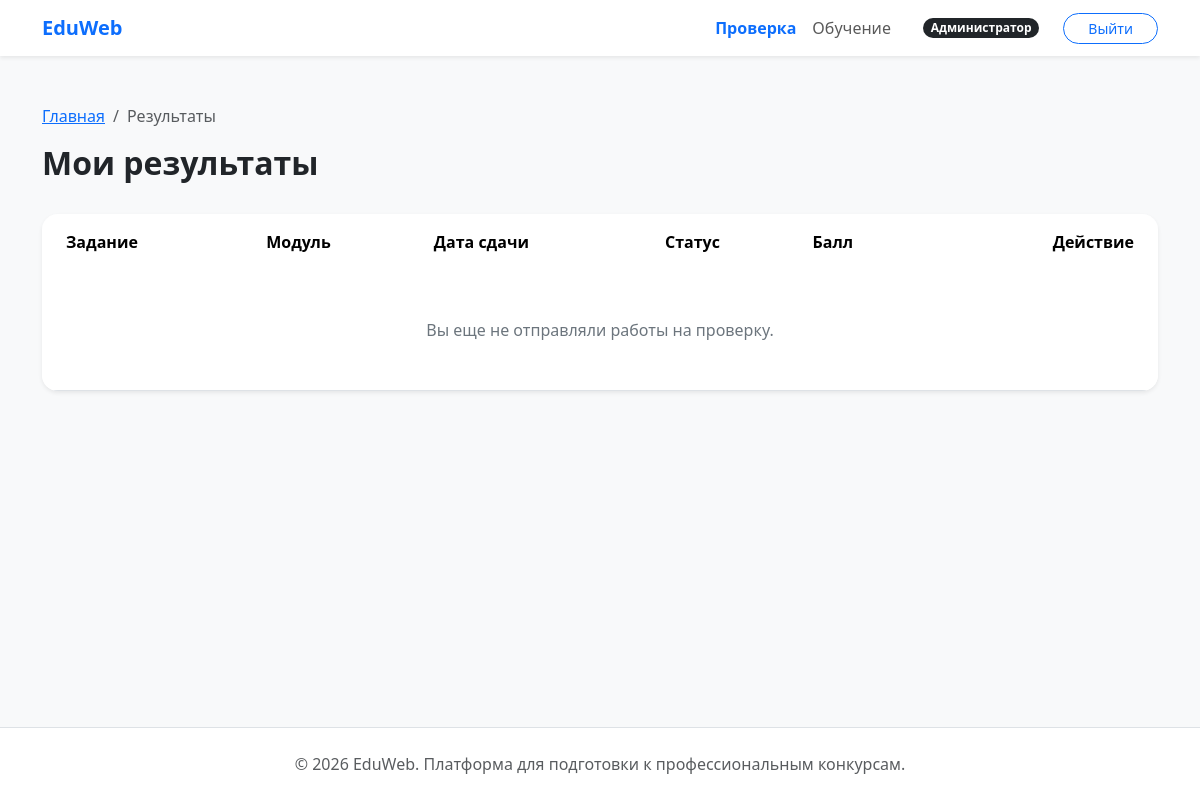
Before: /solutions/results/ (signed in) with the older database file.
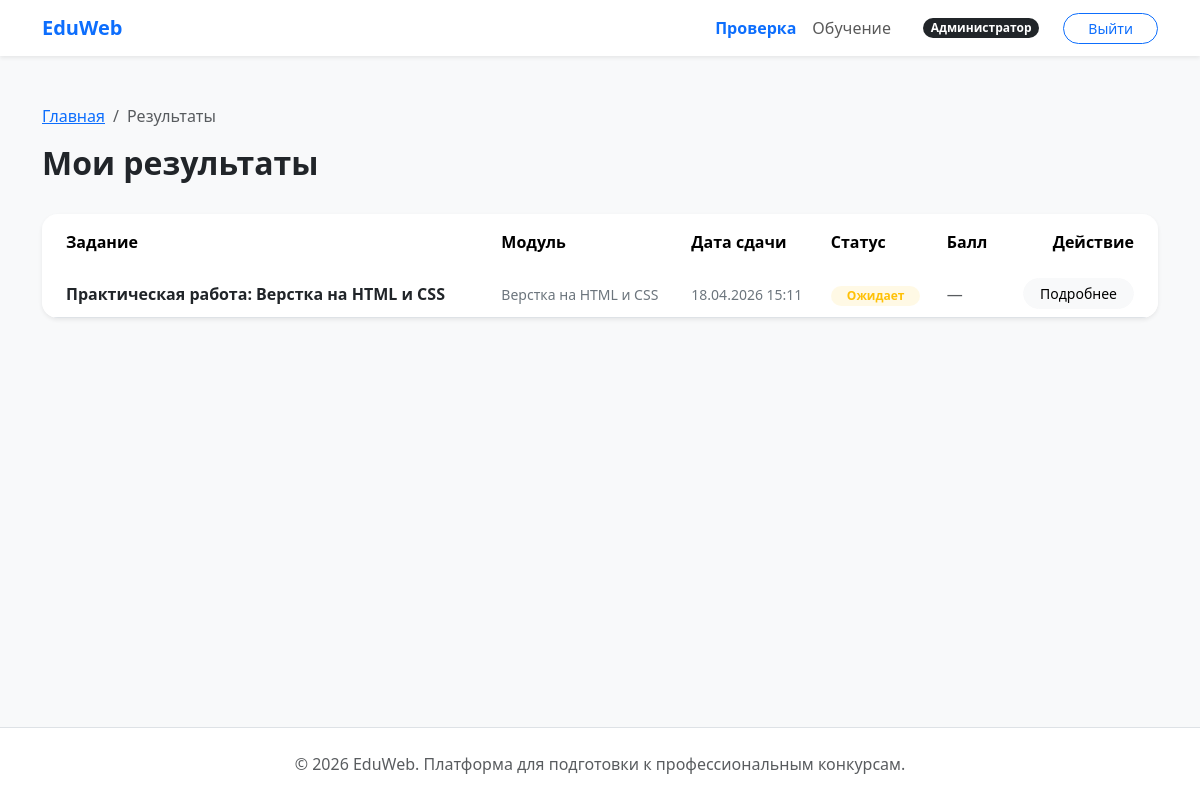
After: the same page with the newer database file.
### solutions/models.py (models this page shows, shortened)
class Submission(BaseModel):
    class Status(models.TextChoices):
        PENDING = "pending", "Ожидает проверки"
        REVIEWING = "reviewing", "На проверке"
        COMPLETED = "completed", "Проверено"
        REVISION = "revision", "Нужна доработка"
    task = models.ForeignKey(
        Task,
        on_delete=models.CASCADE,
        related_name="submissions",
        verbose_name="Задание",
    )
    student = models.ForeignKey(
        settings.AUTH_USER_MODEL,
        on_delete=models.CASCADE,
        related_name="submissions",
        verbose_name="Студент",
    )
    file = models.FileField(
        upload_to="submissions/%Y/%m/", verbose_name="Файл с решением"
    )
    status = models.CharField(
        max_length=20,
        choices=Status.choices,
        default=Status.PENDING,
        verbose_name="Статус проверки",
    )
    class Meta:
        verbose_name = "Отправленная работа"
        verbose_name_plural = "Отправленные работы"
        ordering = ["-created_at"]

### curriculum/models.py (models this page shows, shortened)
class Task(BaseModel):
    module = models.ForeignKey(
        Module, on_delete=models.CASCADE, related_name="tasks", verbose_name="Модуль"
    )
    title = models.CharField(max_length=255, verbose_name="Название задания")
    description = models.TextField(verbose_name="Техническое задание")
    deadline = models.DateField(verbose_name="Крайний срок сдачи")
    max_score = models.PositiveIntegerField(
        default=100, verbose_name="Максимальный балл"
    )
    class Meta:
        verbose_name = "Задание"
        verbose_name_plural = "Задания"
        ordering = ["deadline"]

class Module(BaseModel):
    title = models.CharField(max_length=255, verbose_name="Название модуля")
    description = models.TextField(verbose_name="Описание модуля")
    order = models.PositiveIntegerField(default=0, verbose_name="Порядок отображения")
    class Meta:
        verbose_name = "Учебный модуль"
        verbose_name_plural = "Учебные модули"
        ordering = ["order"]

### solutions/views.py (the view)
# urls.py: path("results/", StudentResultsListView.as_view(), name="student_results"),
class StudentResultsListView(LoginRequiredMixin, ListView):
    template_name = "solutions/student_results.html"
    context_object_name = "submissions"
    def get_queryset(self):
        return get_student_submissions(self.request.user)

### solutions/selectors.py (called while the page is built)
def get_student_submissions(user) -> QuerySet:
    return (
        Submission.objects.filter(student=user)
        .select_related("task", "task__module", "review")
        .order_by("-created_at")
    )

### templates/solutions/student_results.html (shortened to what this page needs)
{% extends 'base.html' %}
{% block content %}
<div class="row mb-4">
    <div class="col-12">
        <nav aria-label="breadcrumb">
            <ol class="breadcrumb">
                <li class="breadcrumb-item"><a href="{% url 'core:index' %}">Главная</a></li>
                <li class="breadcrumb-item active">Результаты</li>
            </ol>
        </nav>
        <h2 class="fw-bold">Мои результаты</h2>
    </div>
</div>
<div class="card border-0 shadow-sm rounded-4 overflow-hidden">
    <div class="table-responsive">
        <table class="table table-hover align-middle mb-0">
            <thead class="bg-light">
                <tr>
                    <th class="ps-4 py-3 border-0">Задание</th>
                    <th class="py-3 border-0">Модуль</th>
                    <th class="py-3 border-0">Дата сдачи</th>
                    <th class="py-3 border-0">Статус</th>
                    <th class="py-3 border-0">Балл</th>
                    <th class="pe-4 py-3 border-0 text-end">Действие</th>
                </tr>
            </thead>
            <tbody>
                {% for submission in submissions %}
                <tr>
                    <td class="ps-4">
                        <span class="fw-bold text-dark">{{ submission.task.title }}</span>
                    </td>
                    <td><span class="text-secondary small">{{ submission.task.module.title }}</span></td>
                    <td><span class="text-secondary small">{{ submission.created_at|date:"d.m.Y H:i" }}</span></td>
                    <td>
                        {% if submission.status == 'completed' %}
                            <span class="badge bg-success bg-opacity-10 text-success rounded-pill px-3">Проверено</span>
                        {% elif submission.status == 'revision' %}
                            <span class="badge bg-danger bg-opacity-10 text-danger rounded-pill px-3">Доработка</span>
                        {% elif submission.status == 'reviewing' %}
                            <span class="badge bg-primary bg-opacity-10 text-accent rounded-pill px-3">На проверке</span>
                        {% else %}
                            <span class="badge bg-warning bg-opacity-10 text-warning rounded-pill px-3">Ожидает</span>
                        {% endif %}
                    </td>
                    <td>
                        {% if submission.review %}
                            <span class="fw-bold text-accent">{{ submission.review.score }} / {{ submission.task.max_score }}</span>
                        {% else %}
                            <span class="text-muted">—</span>
                        {% endif %}
                    </td>
                    <td class="pe-4 text-end">
                        <a href="{% url 'solutions:task_detail' submission.task.id %}" class="btn btn-light btn-sm btn-rounded px-3">Подробнее</a>
                    </td>
                </tr>
                {% empty %}
                <tr>
                    <td colspan="6" class="text-center py-5 text-secondary">Вы еще не отправляли работы на проверку.</td>
                </tr>
                {% endfor %}
            </tbody>
        </table>
    </div>
</div>
{% endblock %}

Changed rows visible on the page:
added Submission: task "Практическая работа: Верстка на HTML и CSS", task.module "Верстка на HTML и CSS", created_at "18.04.2026 15:11", status "Ожидает"
Other visible differences:
text no longer shown: "Вы еще не отправляли работы на проверку."
